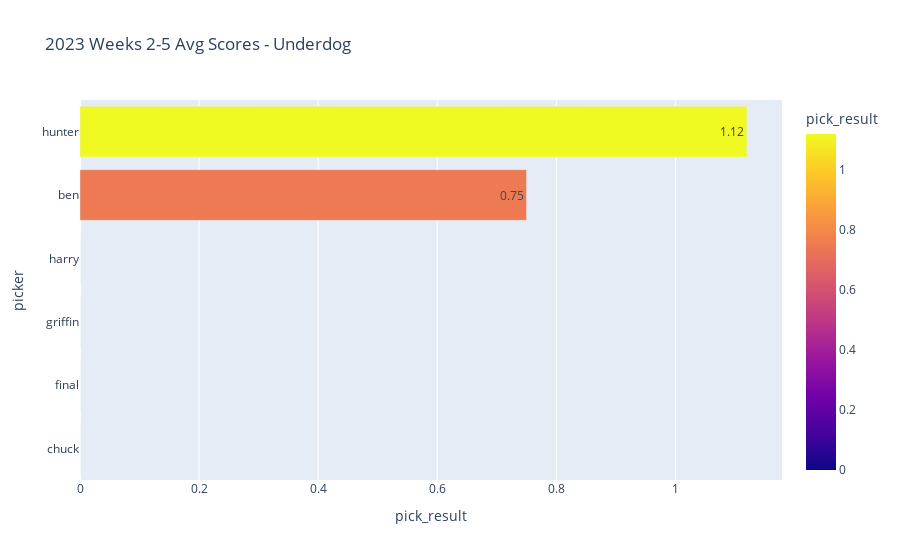

Source (notebook cell):
### Code cell
homers.plot_scores(season_df, 'underdog_pick', agg_sum=False)

### Figure 1 — Plotly figure (JSON) as saved in the notebook; plotly's stock layout.template omitted (floating-point values rounded to 4 significant figures)
{"data": [{"alignmentgroup": "True", "hovertemplate": "pick_result=%{marker.color}<br>picker=%{y}<extra></extra>", "legendgroup": "", "marker": {"color": [0, 0, 0, 0, 0.75, 1.12], "coloraxis": "coloraxis", "pattern": {"shape": ""}}, "name": "", "offsetgroup": "", "orientation": "h", "showlegend": false, "textposition": "auto", "texttemplate": "%{x}", "type": "bar", "x": [0, 0, 0, 0, 0.75, 1.12], "xaxis": "x", "y": ["chuck", "final", "griffin", "harry", "ben", "hunter"], "yaxis": "y"}], "layout": {"barmode": "relative", "coloraxis": {"colorbar": {"title": {"text": "pick_result"}}, "colorscale": [[0, "#0d0887"], [0.1111, "#46039f"], [0.2222, "#7201a8"], [0.3333, "#9c179e"], [0.4444, "#bd3786"], [0.5556, "#d8576b"], [0.6667, "#ed7953"], [0.7778, "#fb9f3a"], [0.8889, "#fdca26"], [1, "#f0f921"]]}, "legend": {"tracegroupgap": 0}, "title": {"text": "2023 Weeks 2-5 Avg Scores - Underdog"}, "xaxis": {"anchor": "y", "domain": [0, 1], "title": {"text": "pick_result"}}, "yaxis": {"anchor": "x", "domain": [0, 1], "title": {"text": "picker"}}}}
